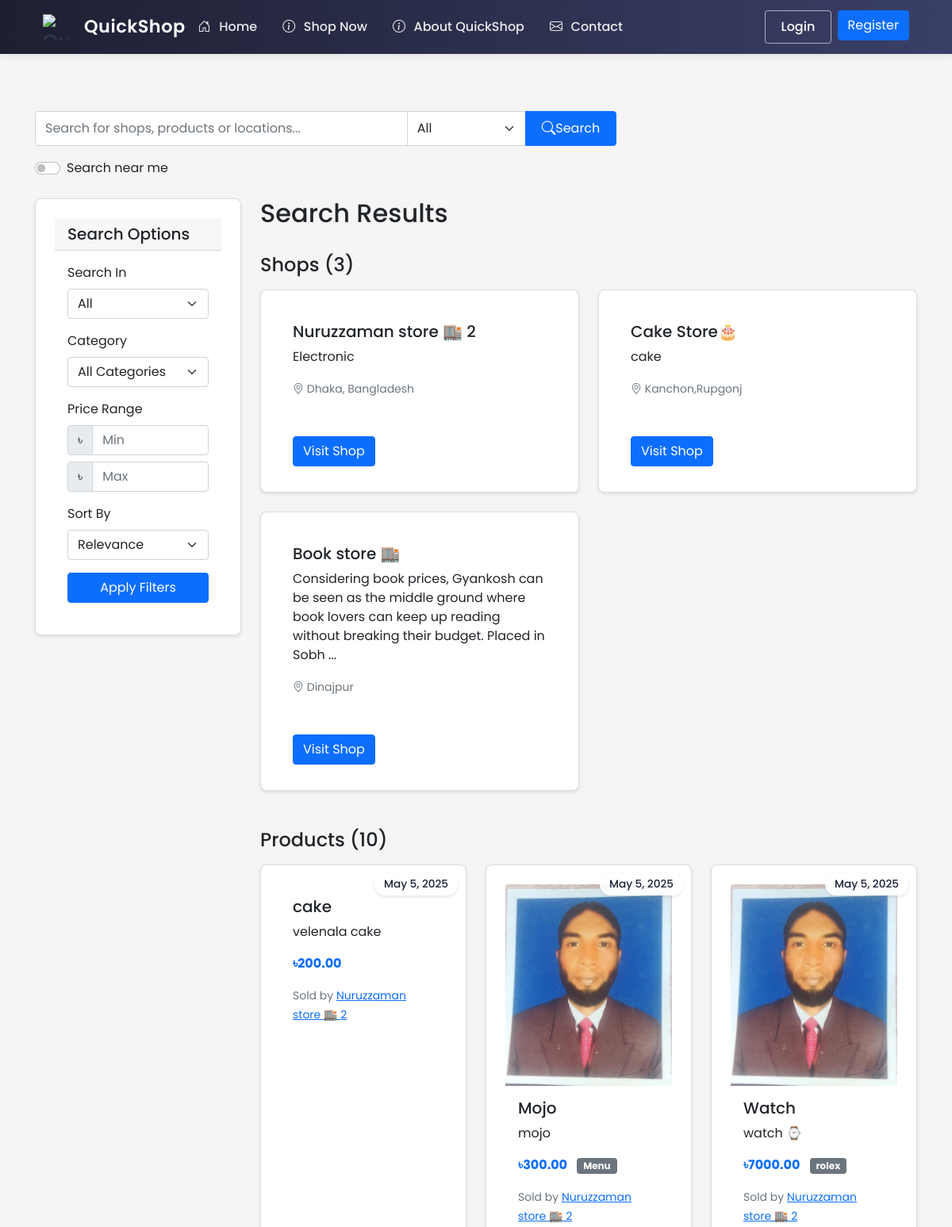
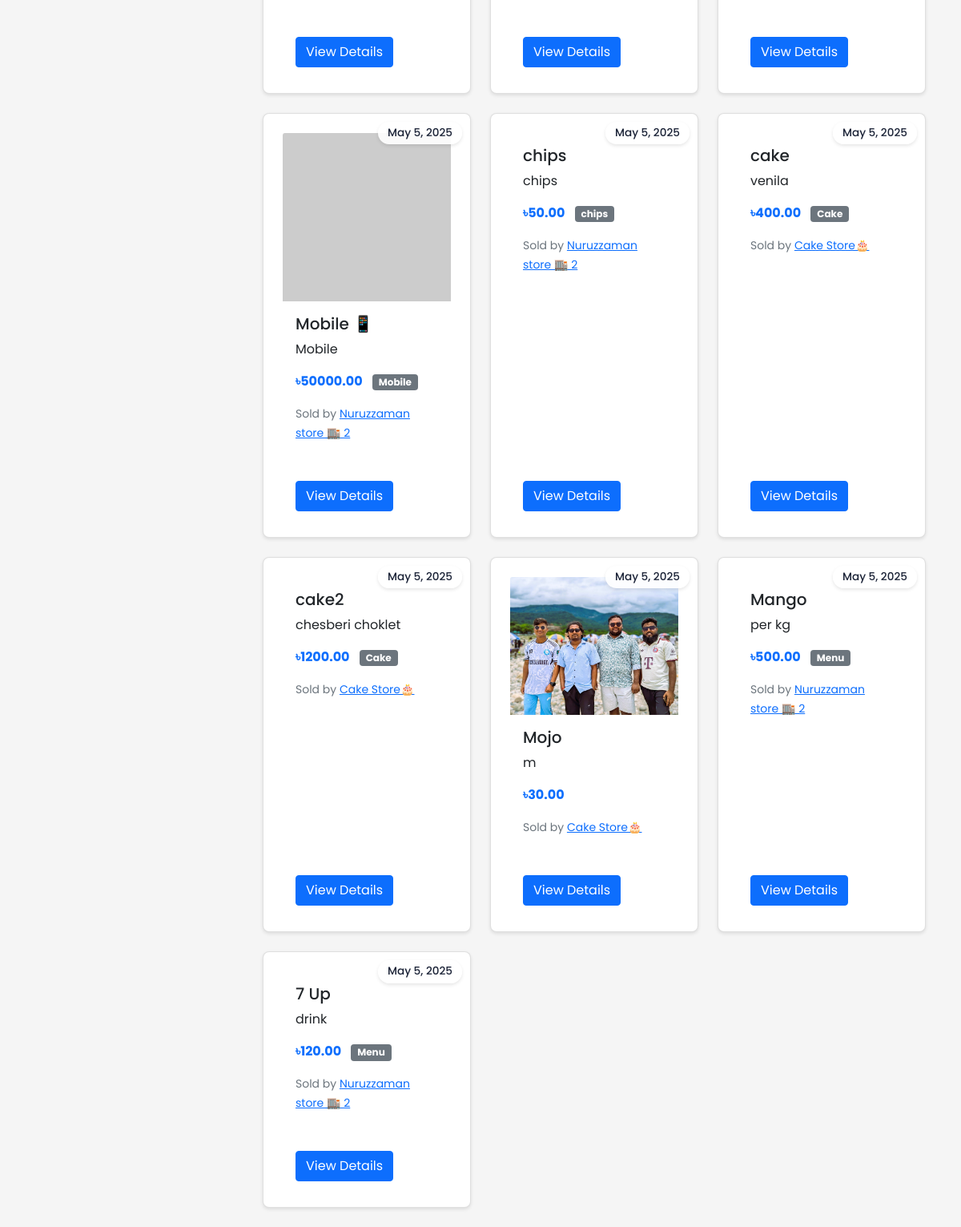
Before: /search with the older database file (2 pictures, top to bottom).
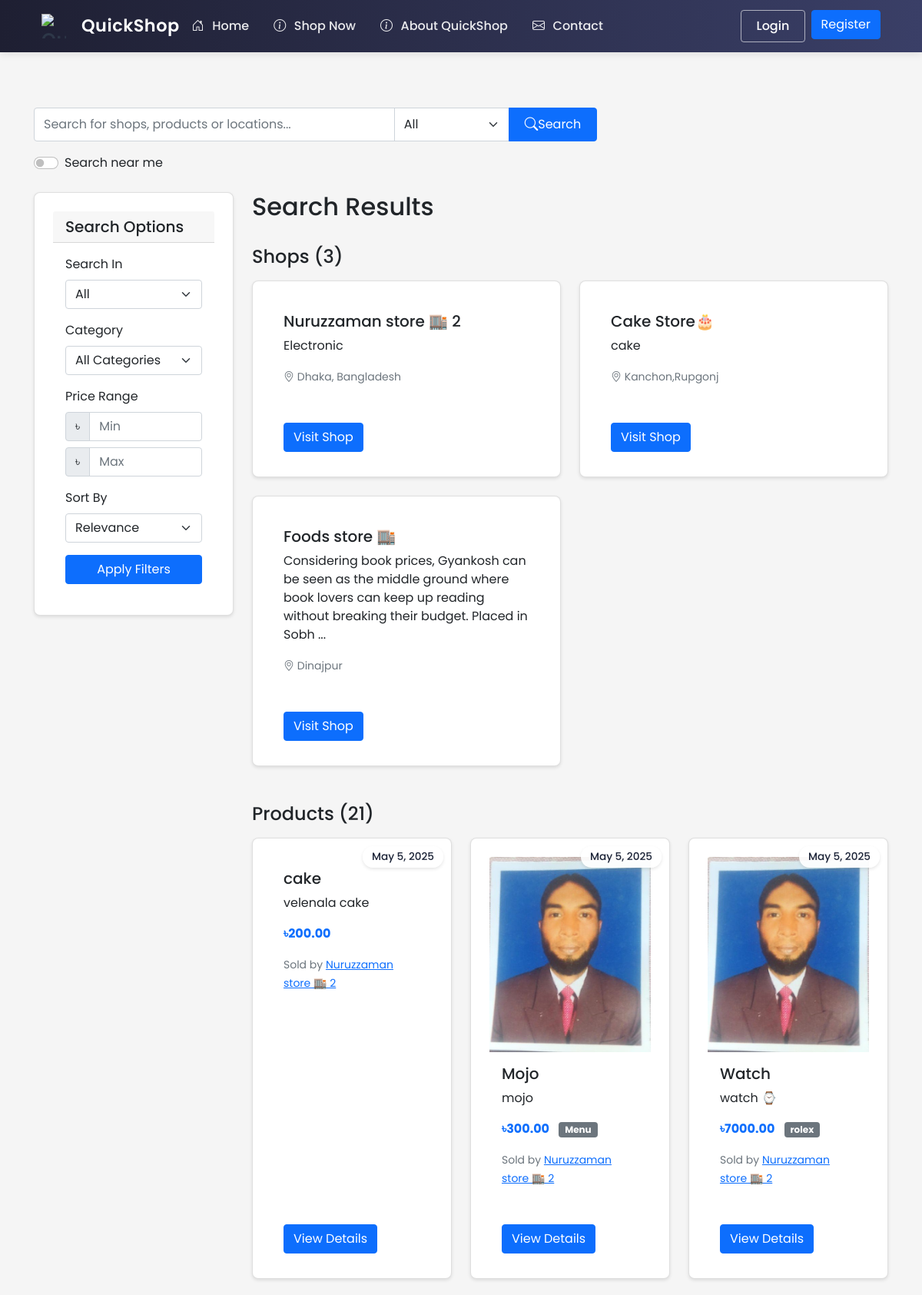
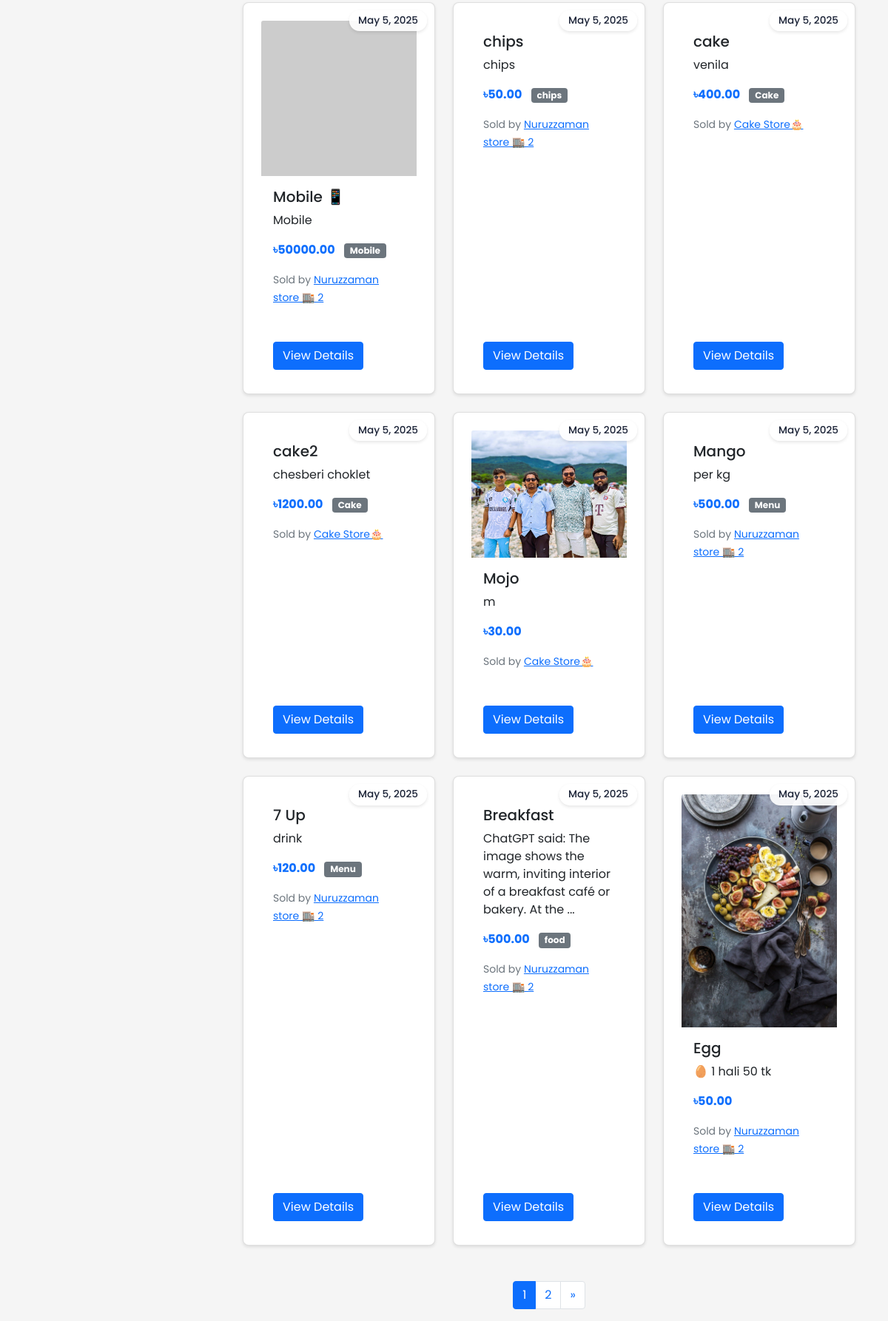
After: the same page with the newer database file (2 pictures, top to bottom).
### ecommerce/models/shop.py (models this page shows, shortened)
class Shop(db.Model):
    id = db.Column(db.Integer, primary_key=True)
    name = db.Column(db.String(100), nullable=False)
    description = db.Column(db.Text)
    about = db.Column(db.Text)  # New field for shop-specific About content
    owner_id = db.Column(db.Integer, db.ForeignKey('user.id'), nullable=False)
    location_lat = db.Column(db.Float, nullable=True)
    location_lng = db.Column(db.Float, nullable=True)
    address = db.Column(db.String(200), nullable=True)
    approval_status = db.Column(db.String(20), server_default='pending')  # pending, approved, rejected
    images = db.relationship('Image', lazy=True,
                           foreign_keys='Image.shop_id',
                           cascade="all, delete-orphan",
                           backref=db.backref('shop_ref', lazy=True))
    phone = db.Column(db.String(20))
    email = db.Column(db.String(120))
    website = db.Column(db.String(200))
    business_hours = db.Column(db.Text)  # Stored as JSON string
    created_at = db.Column(db.DateTime, default=datetime.utcnow)
    is_active = db.Column(db.Boolean, default=False)  # Only true after approval
    products = db.relationship('Product', backref='shop', lazy=True)

class Product(db.Model):
    id = db.Column(db.Integer, primary_key=True)
    name = db.Column(db.String(100), nullable=False)
    description = db.Column(db.Text)
    price = db.Column(db.Float, nullable=False)
    stock = db.Column(db.Integer, nullable=False, default=0)
    shop_id = db.Column(db.Integer, db.ForeignKey('shop.id'), nullable=False)
    category = db.Column(db.String(50))  # Add category field
    created_at = db.Column(db.DateTime, default=datetime.utcnow)
    images = db.relationship('Image', lazy=True,
                           foreign_keys='Image.product_id',
                           cascade="all, delete-orphan",
                           backref=db.backref('product_ref', lazy=True))
    rating = db.Column(db.Float, default=0.0)  # Average rating
    rating_count = db.Column(db.Integer, default=0)  # Number of ratings
    reviews = db.relationship(Review, backref='product', lazy=True)
    min_price = db.Column(db.Float)  # Minimum acceptable price
    max_discount_percentage = db.Column(db.Float, default=20.0)  # Maximum allowed discount
    continue_iteration = db.Column(db.Boolean, default=False)  # Whether to continue negotiation after max discount

### ecommerce/routes/main.py (the view, shortened to what this page needs)
@main_bp.route('/search')
def search():
    query = request.args.get('q', '')
    search_type = request.args.get('type', 'all')
    shop_id = request.args.get('shop_id', type=int)
    category = request.args.get('category')
    min_price = request.args.get('min_price', type=float)
    max_price = request.args.get('max_price', type=float)
    sort = request.args.get('sort', 'relevance')
    page = request.args.get('page', 1, type=int)
    per_page = 12  # Number of items per page
    lat = request.args.get('lat', type=float)
    lng = request.args.get('lng', type=float)
    distance = request.args.get('distance', 10, type=float)  # Default 10km radius
    product_query = Product.query.filter(Product.shop.has(Shop.is_active == True))
    shop_query = Shop.query.filter_by(is_active=True)
    if shop_id:
        shop = Shop.query.get_or_404(shop_id)
        product_query = product_query.filter(Product.shop_id == shop_id)
        search_type = 'products'
    if search_type != 'shops':
        if category:
            product_query = product_query.filter(Product.category == category)
        if min_price is not None:
            product_query = product_query.filter(Product.price >= min_price)
        if max_price is not None:
            product_query = product_query.filter(Product.price <= max_price)
        if sort == 'price_low':
            product_query = product_query.order_by(Product.price.asc())
        elif sort == 'price_high':
            product_query = product_query.order_by(Product.price.desc())
        elif sort == 'newest':
            product_query = product_query.order_by(Product.created_at.desc())
        else:  # relevance
            if query:
                from sqlalchemy import text
                product_query = product_query.order_by(text("(CASE "
                    "WHEN name LIKE :query THEN 3 "
                    "WHEN category LIKE :query THEN 2 "
                    "WHEN description LIKE :query THEN 1 "
                    "ELSE 0 END) DESC").bindparams(query=f"%{query}%"))
    if lat is not None and lng is not None:
        shop_query = shop_query.order_by('distance')
    products_pagination = product_query.paginate(page=page, per_page=per_page) if search_type != 'shops' else None
    shops_pagination = shop_query.paginate(page=page, per_page=per_page) if search_type != 'products' and not shop_id else None
    categories = db.session.query(Product.category)\
                         .distinct()\
                         .filter(Product.category != None)\
                         .order_by(Product.category)\
                         .all()
    categories = [cat[0] for cat in categories]
    return render_template('main/search_results.html',
                         products=products_pagination.items if products_pagination else [],
                         shops=shops_pagination.items if shops_pagination else [],
                         products_pagination=products_pagination,
                         shops_pagination=shops_pagination,
                         query=query,
                         search_type=search_type,
                         current_category=category,
                         categories=categories,
                         min_price=min_price,
                         max_price=max_price,
                         current_sort=sort,
                         shop=Shop.query.get(shop_id) if shop_id else None,
                         search_lat=lat,
                         search_lng=lng,
                         search_distance=distance,
                         config={'GOOGLE_MAPS_API_KEY': current_app.config['GOOGLE_MAPS_API_KEY']})

### ecommerce/templates/main/search_results.html (shortened to what the changed rows need)
{% extends "base.html" %}
{% block content %}
<div class="container mt-4">
    <div class="row">
        <div class="col-md-9">
            <div class="d-flex justify-content-between align-items-center mb-4">
                <h2>Search Results {% if query %}for "{{ query }}"{% endif %}</h2>
            </div>
            {% if shops and search_type in ['all', 'shops'] %}
            <div class="mb-4">
                <div class="row">
                    {% for shop in shops %}
                        <div class="col-md-6 mb-4">
                            <div class="card h-100">
                                <div class="card-body">
                                    <div class="d-flex justify-content-between">
                                        <h5 class="card-title">
                                            {% if query %}
                                                {{ shop.name|replace(query, '<mark>' + query + '</mark>')|safe }}
                                            {% else %}
                                                {{ shop.name }}
                                            {% endif %}
                                        </h5>
                                    </div>
                                    <p class="card-text">
                                        {% if query %}
                                            {{ shop.description[:150]|replace(query, '<mark>' + query + '</mark>')|safe }}
                                        {% else %}
                                            {{ shop.description[:150] }}
                                        {% endif %}
                                        {% if shop.description|length > 150 %}...{% endif %}
                                    </p>
                                    <p class="card-text">
                                        <small class="text-muted">
                                            <i class="bi bi-geo-alt"></i> {{ shop.address }}
                                        </small>
                                    </p>
                                </div>
                                <div class="card-footer bg-transparent border-top-0">
                                    <a href="{{ url_for('shop.view', shop_id=shop.id) }}" class="btn btn-primary">Visit Shop</a>
                                </div>
                            </div>
                        </div>
                    {% endfor %}
                </div>
            </div>
            {% endif %}
            {% if products and search_type in ['all', 'products'] %}
            <div>
                <h3 class="h4 mb-3">Products ({{ products_pagination.total if products_pagination else 0 }})</h3>
                <div class="row">
                    {% for product in products %}
                        <div class="col-md-4 mb-4">
                            <div class="card h-100 product-card">
                                <span class="date-badge">May 5, 2025</span>
                                        {% set img_src = None %}
                                        {% if product.image_url %}
                                            {% if product.image_url.startswith('http') or product.image_url.startswith('/') %}
                                                {% set img_src = product.image_url %}
                                            {% else %}
                                                {% set img_src = url_for('static', filename='images/products/' + product.image_url) %}
                                            {% endif %}
                                        {% elif product.images and product.images[0].filename %}
                                            {% set img_src = url_for('static', filename='uploads/' + product.images[0].filename) %}
                                        {% endif %}
                                        {% if img_src %}
                                            <img src="{{ img_src }}" class="card-img-top" alt="{{ product.name }}" onerror="this.onerror=null;this.src='https://via.placeholder.com/400x400?text=' + encodeURIComponent('{{ product.name }}')">
                                        {% endif %}
                                <div class="card-body">
                                    <h5 class="card-title">
                                        {% if query %}
                                            {{ product.name|replace(query, '<mark>' + query + '</mark>')|safe }}
                                        {% else %}
                                            {{ product.name }}
                                        {% endif %}
                                    </h5>
                                    <p class="card-text">
                                        {% if query %}
                                            {{ product.description[:100]|replace(query, '<mark>' + query + '</mark>')|safe }}
                                        {% else %}
                                            {{ product.description[:100] }}
                                        {% endif %}
                                        {% if product.description|length > 100 %}...{% endif %}
                                    </p>
                                    <p class="card-text">
                                        <strong class="text-primary">৳{{ "%.2f"|format(product.price) }}</strong>
                                        {% if product.category %}
                                            <span class="badge bg-secondary ms-2">{{ product.category }}</span>
                                        {% endif %}
                                    </p>
                                    <p class="card-text">
                                        <small class="text-muted">
                                            Sold by <a href="{{ url_for('shop.view', shop_id=product.shop.id) }}">{{ product.shop.name }}</a>
                                        </small>
                                    </p>
                                </div>
                                <div class="card-footer bg-transparent border-top-0">
                                    <a href="{{ url_for('shop.view', shop_id=product.shop.id) }}" class="btn btn-primary">View Details</a>
                                </div>
                            </div>
                        </div>
                    {% endfor %}
                </div>
                {% if products_pagination and products_pagination.pages > 1 %}
                <nav aria-label="Product results navigation" class="mt-4">
                    <ul class="pagination justify-content-center">
                        {% for page in products_pagination.iter_pages(left_edge=2, left_current=2, right_current=3, right_edge=2) %}
                            {% if page %}
                                <li class="page-item {{ 'active' if page == products_pagination.page else '' }}">
                                    <a class="page-link" href="{{ url_for('main.search', page=page, **dict(request.args, **{'type': search_type})) }}">{{ page }}</a>
                                </li>
                            {% else %}
                                <li class="page-item disabled"><span class="page-link">...</span></li>
                            {% endif %}
                        {% endfor %}
                        {% if products_pagination.has_next %}
                        <li class="page-item">
                            <a class="page-link" href="{{ url_for('main.search', page=products_pagination.next_num, **dict(request.args, **{'type': search_type})) }}" aria-label="Next">
                                <span aria-hidden="true">&raquo;</span>
                            </a>
                        </li>
                        {% endif %}
                    </ul>
                </nav>
                {% endif %}
            </div>
            {% endif %}
        </div>
    </div>
</div>
{% endblock %}

Changed rows visible on the page:
changed Shop "Dinajpur": name "Book store 🏬" → "Foods store 🏬"
added Product: name "Breakfast", description "ChatGPT said: The image shows the warm, inviting interior of a breakfast café or bakery. At the", price "500.00", category "food", shop.name "Nuruzzaman store 🏬 2"
added Product: shows a picture, name "Egg", description "🥚 1 hali 50 tk", price "50.00", shop.name "Nuruzzaman store 🏬 2"
Other visible differences:
{{ products_pagination.total if products_pagination else 0 }}: "10" → "21"
new list line: "1"
new list line: "2"
